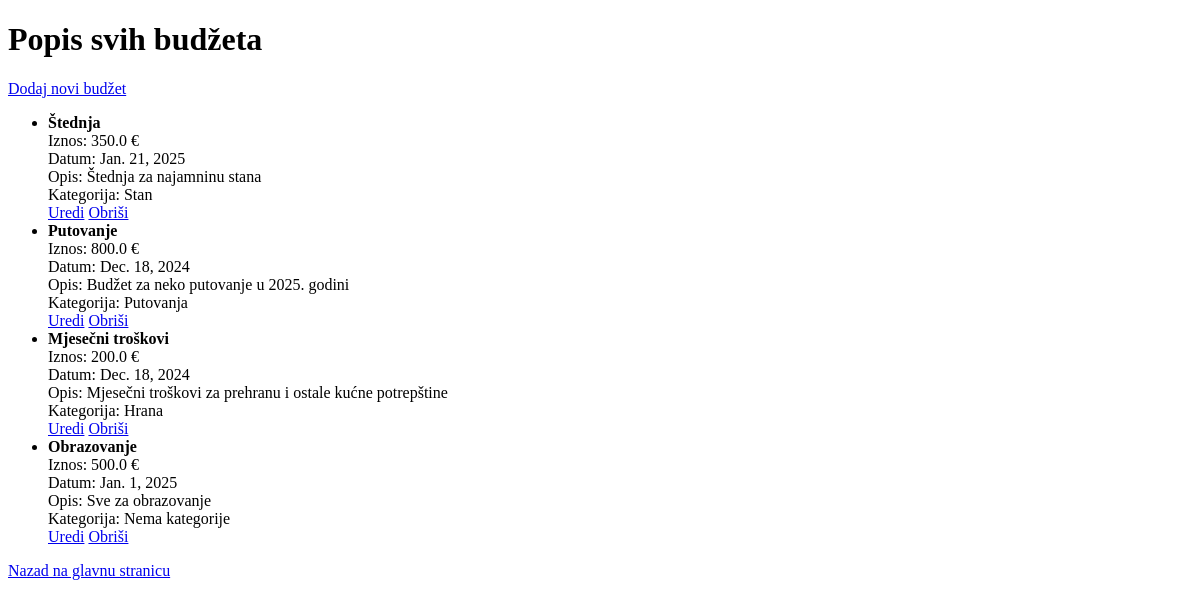
/main/budzeti/, run on an earlier commit of the app's database.
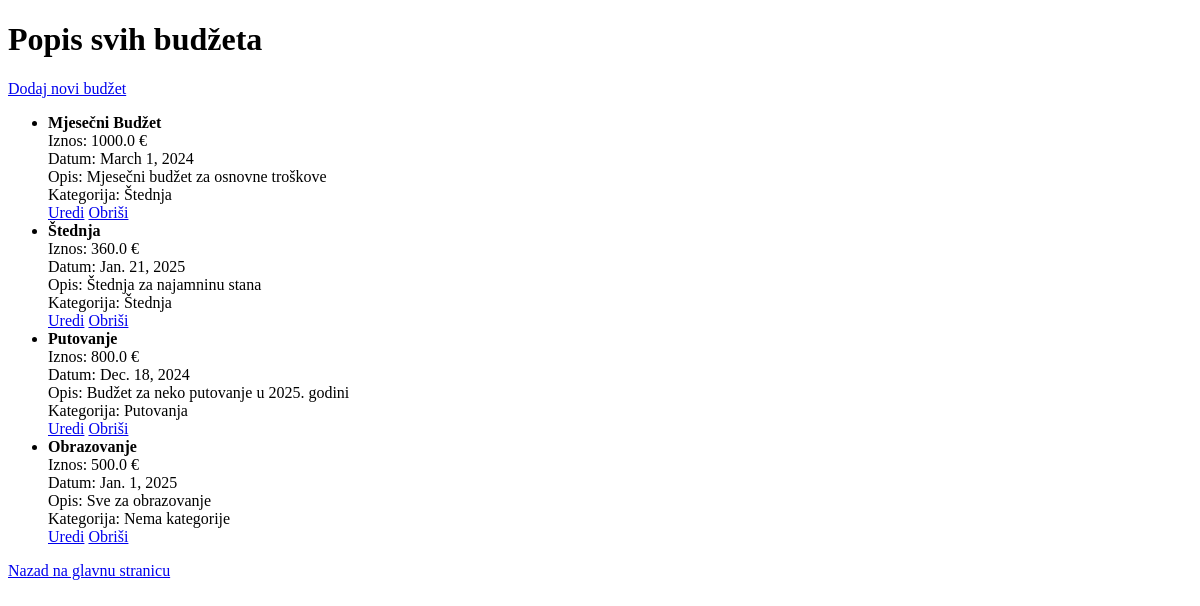
And on a later commit of the database.
### main/models.py (models this page shows, shortened)
class Budzet(models.Model):
    naziv = models.CharField(max_length=30)
    iznos = models.FloatField()
    datum = models.DateField()
    opis = models.TextField()
    tag = models.OneToOneField('Tag', on_delete=models.SET_NULL, null=True, blank=True, related_name='budzet')

class Tag(models.Model):
    naziv = models.CharField(max_length=50)
    budzeti = models.ManyToManyField(Budzet, blank=True, related_name='tagovi')
    prihodi = models.ManyToManyField(Prihod, blank=True, related_name='tagovi')
    rashodi = models.ManyToManyField(Rashod, blank=True, related_name='tagovi')
    opis = models.TextField(null=True, blank=True)

### main/views.py (the view)
# urls.py: path('budzeti/', BudzetList.as_view(), name= 'budzet_list'),
class BudzetList(ListView):
    model= Budzet
    def get_queryset(self):
        queryset = Budzet.objects.all()
        naziv_filter = self.request.GET.get('naziv')
        if naziv_filter:
            queryset = queryset.filter(naziv__icontains=naziv_filter)
        return queryset

### main/templates/main/budzet_list.html (shortened to what this page needs)
<!DOCTYPE html>
<html lang="hr">
<head>
</head>
<body>
    <h1>Popis svih budžeta</h1>
    <a href="{% url 'budzet-create' %}">Dodaj novi budžet</a>
    <ul>
        {% for budzet in object_list %}
            <li>
                <strong>{{ budzet.naziv }}</strong><br>
                Iznos: {{ budzet.iznos }} €<br>
                Datum: {{ budzet.datum }}<br>
                Opis: {{ budzet.opis }}<br>
                Kategorija: {{ budzet.tag.naziv|default:"Nema kategorije" }}<br>
                <a href="{% url 'budzet-update' budzet.naziv %}">Uredi</a>
                <a href="{% url 'budzet-delete' budzet.naziv %}">Obriši</a>
            </li>
        {% endfor %}
    </ul>
    <a href="{% url 'korisnik' %}">Nazad na glavnu stranicu</a>
</body>
</html>

What changed in the data, as far as the page shows it:
removed Budzet: naziv "Mjesečni troškovi", iznos "200.0", datum "Dec. 18, 2024", opis "Mjesečni troškovi za prehranu i ostale kućne potrepštine", tag.naziv "Hrana"
added Budzet: naziv "Mjesečni Budžet", iznos "1000.0", datum "March 1, 2024", opis "Mjesečni budžet za osnovne troškove", tag.naziv "Štednja"
changed Budzet "Jan. 21, 2025": iznos "350.0" → "360.0"; tag.naziv "Stan" → "Štednja"
